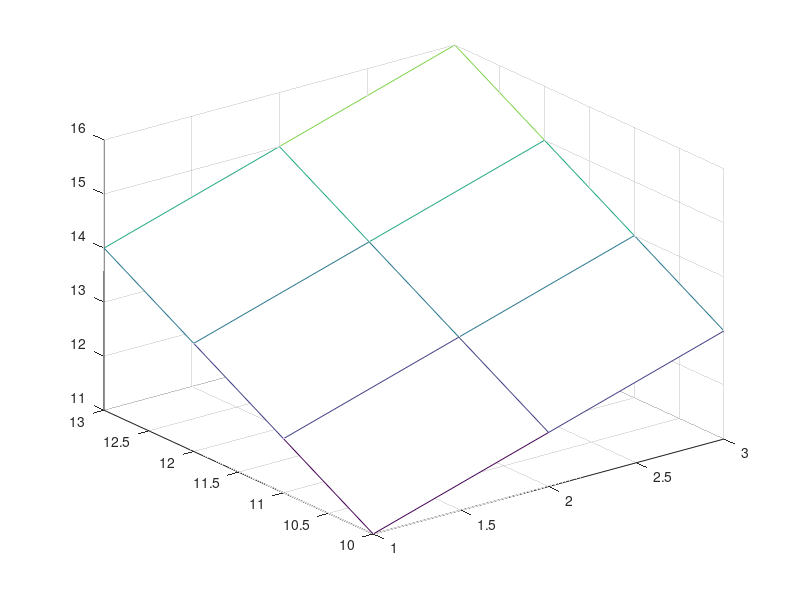
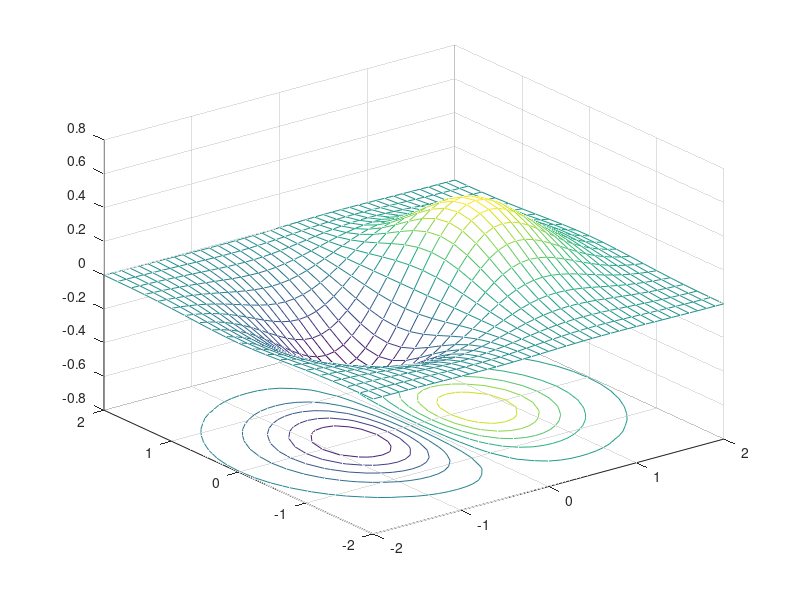
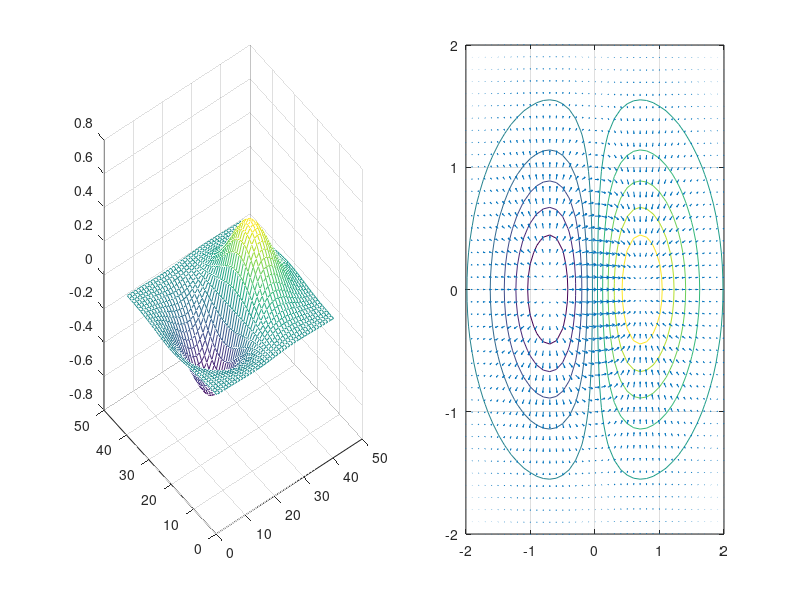

Here is the MATLAB script that generated these plots, in order:
% MATLAB basic part3

% 2변수 함수의 그래프
clear all; clc;
[X, Y] = meshgrid(1:3, 10:13); % 4 X 3 크기 격자
Z = X + Y;
figure; mesh(X,Y,Z)         % 그림



clear all; clc;
[X, Y] = meshgrid(-2:0.1:2,-2:0.1:2); 
Z = X.*exp(-X.^2-Y.^2)
figure; mesh(X,Y,Z)         % 그림




clear all; clc; close all;
x = linspace(-2,2,41);
y=linspace(-2,2,21);
[xx,yy] = meshgrid(x,y);
for i=1:41
    for j=1:21
        z(i,j) = x(i)*exp(-x(i)^2-y(j)^2);
    end
end
meshc(xx,yy,z')    % '로 행과 열을 바꿔 차원을 일치시킨다.
                   % meshc() 함수로 등고선을 그린다.




% contour() 함수
clear all; clc; close all;
[X,Y] = meshgrid(-2:0.1:2, -2:0.1:2);
Z = X.*exp(-X.^2-Y.^2);

figure(100)
subplot(1,3,1)
mesh(X,Y,Z)
subplot(1,3,2)
contour(X,Y,Z,20)                   % 20개의 등고선(좌,우)
subplot(1,3,3)
contour3(X,Y,Z,20)                  % 3차원 그래프



% 벡터장 (vector field)
close all; clc; clear all;
quiver(0,0,1,1)           % (0,0) -> (1,1) 벡터 그리기
quiver3(0,0,0,1,1,1)          % 3차원에 표현

% 그래디언트(gradient) : 기울기가 가장 가파르게 변하는 곳으로의 방향
close all; clc; clear all;
x = -2:0.1:2;
y = -2:0.1:2;

[X,Y] = meshgrid(x,y);
z = X.*exp(-X.^2-Y.^2);

figure(100)
subplot(1,2,1)
mesh(z)

subplot(1,2,2)
[px,py] = gradient(z);
contour(X,Y,z)
hold on
quiver(X,Y,px,py)
grid on